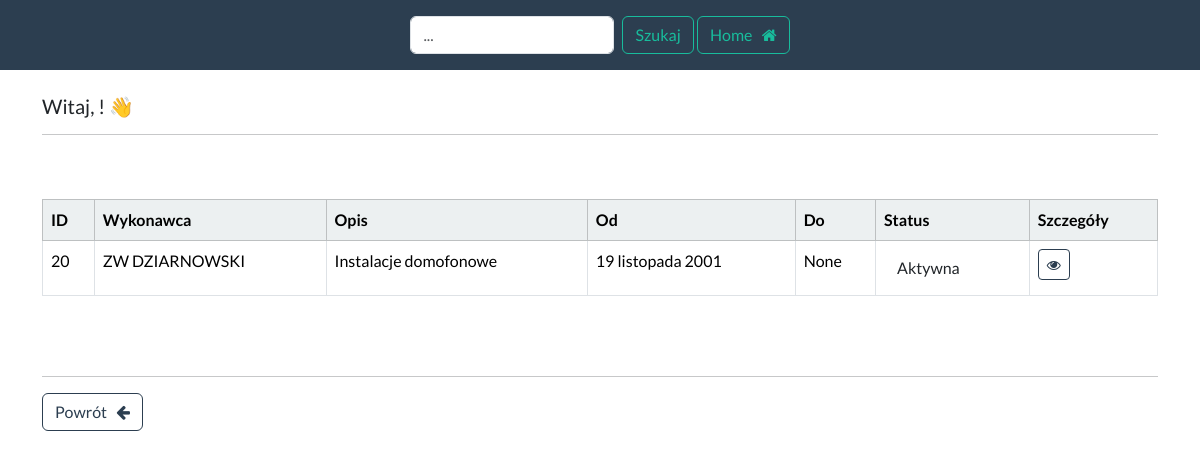
/umowy/search/ (signed in), run on an earlier commit of the app's database.
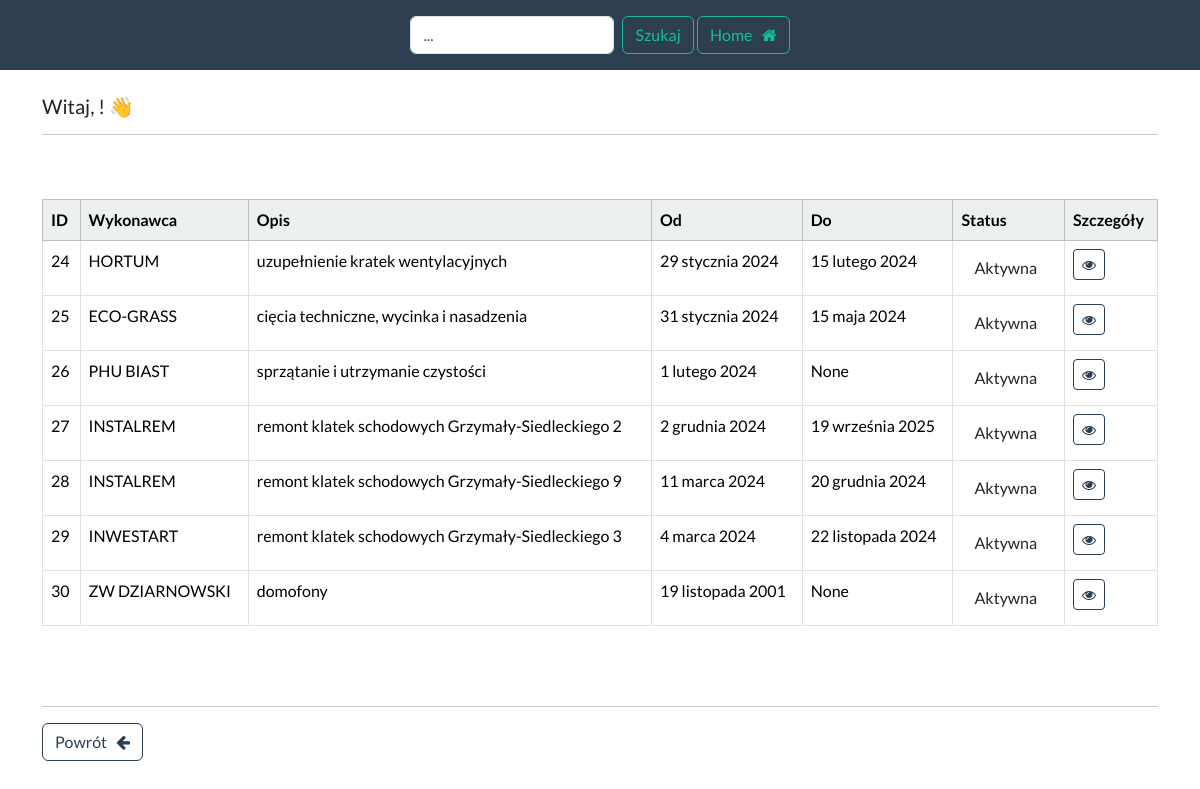
And on a later commit of the database.
### umowy/models.py (models this page shows, shortened)
class Contract(models.Model):
    contractor = models.ForeignKey(Contractor, on_delete=models.CASCADE)
    description = models.TextField()
    start_date = models.DateField()
    end_date = models.DateField(blank=True, null=True)
    indefinite = models.CharField(max_length=100, blank=True, null=True)
    status = models.CharField(max_length=100, default='Aktywna')
    place = models.CharField(max_length=20, blank=True, null=True)

class Contractor(models.Model):
    name = models.CharField(max_length=100)

### umowy/views.py (the view)
# urls.py: path('search/', views.search_contracts, name='search_contracts'),
@login_required(login_url="login")
def search_contracts(request):
    searched = request.POST.get("searched", "").lower()
    my_contracts = Contract.objects.filter(contractor__name__icontains=searched)
    if not my_contracts:
        message = f"<b> Nie znaleziono Wykonawcy '{searched}'.</b>"
    else:
        message = ""
    return render(request, "search-contract.html", {"searched": searched, "my_contracts": my_contracts, "message": message})

### umowy/templates/search-contract.html (shortened to what this page needs)
{% extends 'base-contract.html' %}
{% block content %}
    <h5> Witaj, {{ user.first_name }} {{ user.last_name }}! 👋 </h5>
    <hr>
    <br><br>
    <table class="table  table-bordered" id="sample_data">
        <thead class="table-light">
        <tr>
            <th scope="col"> ID</th>
            <th scope="col"> Wykonawca</th>
            <th scope="col"> Opis</th>
            <th scope="col"> Od</th>
            <th scope="col"> Do</th>
            <th scope="col"> Status</th>
            <th scope="col"> Szczegóły</th>
        </tr>
        </thead>
        <tbody>
        {% if message %}
            <p>{{ message|safe }}</p>
        {% else %}
            {% for contract in my_contracts %}
                <tr>
                    <td> {{ contract.id }} </td>
                    <td> {{ contract.contractor.name }} </td>
                    <td> {{ contract.description }} </td>
                    <td> {{ contract.start_date }} </td>
                    <td> {{ contract.end_date }} </td>
                    <td>
                        <button class="btn {{ contract.status_css_class }}">{{ contract.status }}</button>
                    </td>
                    <td><a class="btn btn-outline-primary btn-sm" href="{% url 'details_contract' contract.id %}">
                        <i class="fa fa-eye" aria-hidden="true"></i> </a></td>
                </tr>
            {% endfor %}
        {% endif %}
        </tbody>
    </table>
    <br><br>
    <hr>
    <a href="{% url 'dashboard_contracts' %}" class="btn btn-outline-primary">Powrót &nbsp; <i class="fa fa-arrow-left"
                                                                                               aria-hidden="true"></i>
    </a>
{% endblock %}

What changed in the data, as far as the page shows it:
removed Contract: id "20", contractor.name "ZW DZIARNOWSKI", description "Instalacje domofonowe", start_date "19 listopada 2001", end_date "None", status "Aktywna"
added Contract: id "24", contractor.name "HORTUM", description "uzupełnienie kratek wentylacyjnych", start_date "29 stycznia 2024", end_date "15 lutego 2024", status "Aktywna"
added Contract: id "25", contractor.name "ECO-GRASS", description "cięcia techniczne, wycinka i nasadzenia", start_date "31 stycznia 2024", end_date "15 maja 2024", status "Aktywna"
added Contract: id "26", contractor.name "PHU BIAST", description "sprzątanie i utrzymanie czystości", start_date "1 lutego 2024", end_date "None", status "Aktywna"
added Contract: id "27", contractor.name "INSTALREM", description "remont klatek schodowych Grzymały-Siedleckiego 2", start_date "2 grudnia 2024", end_date "19 września 2025", status "Aktywna"
added Contract: id "28", contractor.name "INSTALREM", description "remont klatek schodowych Grzymały-Siedleckiego 9", start_date "11 marca 2024", end_date "20 grudnia 2024", status "Aktywna"
added Contract: id "29", contractor.name "INWESTART", description "remont klatek schodowych Grzymały-Siedleckiego 3", start_date "4 marca 2024", end_date "22 listopada 2024", status "Aktywna"
added Contract: id "30", contractor.name "ZW DZIARNOWSKI", description "domofony", start_date "19 listopada 2001", end_date "None", status "Aktywna"
